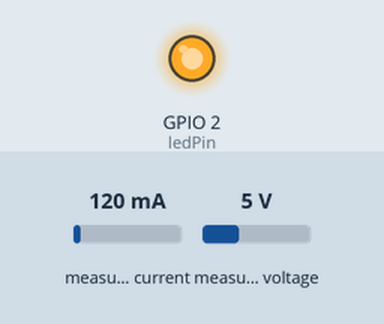
Bench run of a sketch on a simulated ESP32. Parts: output pins drawn as LEDs (lit = HIGH). The test bench sets the inputs (shaded band); at power-on: measured voltage 5 V, measured current 120 mA. WiFi joins after 1.5 s; servers stay silent unless stated; the local clock reads 2024-03-15 10:24:30 at power-on unless the sketch sets it; what the sketch prints to the serial monitor is not drawn.

Above: at 2.7 s.
2.8 s: measured voltage set to 2.6 V
4.3 s: measured voltage set to 2.3 V
At 4.9 s:
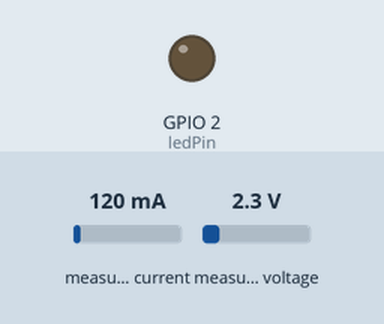
6.5 s: measured voltage set to 3.8 V
At 7.0 s:
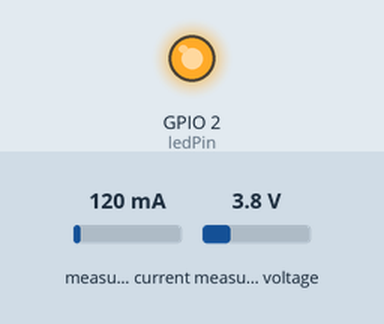
8.0 s: measured voltage set to 0.3 V
At 9.3 s:
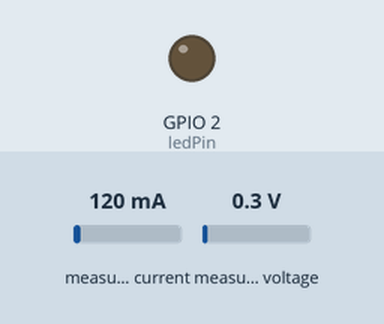
Timing chart, 0 to 10.5 s (numbered marks = the images above; inputs shaded):
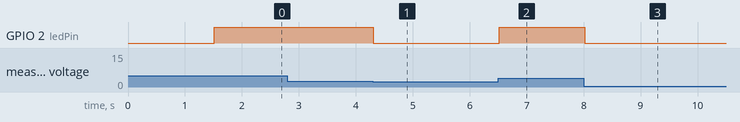

The sketch:

PiezoHarvesting.ino
```cpp
#include <Wire.h>
#include <Adafruit_INA219.h>
#include <WiFi.h>
#include <WebServer.h>
#include <ArduinoJson.h>
#include "time.h" // สำหรับ Timestamp

// ===========================================
// ** 1. การกำหนดค่า Wi-Fi และ Server **
// ===========================================
const char* ssid = "TR"; // <<< แก้ไข: ชื่อ Wi-Fi ของคุณ
const char* password = "0968580208"; // <<< แก้ไข: รหัสผ่าน Wi-Fi ของคุณ

// ===========================================
// ** 2. การกำหนดค่า NTP Time Server **
// ===========================================
const char* ntpServer = "pool.ntp.org";
const long gmtOffset_sec = 7 * 3600; 	 // GMT+7 (Bangkok/Thailand)
const int daylightOffset_sec = 0;

WebServer server(80);

// ===========================================
// ** 3. ตัวแปรสำหรับ INA219 และเกณฑ์ **
// ===========================================
#define I2C_SDA_PIN 21
#define I2C_SCL_PIN 22
const int ledPin = 2;

Adafruit_INA219 ina219;
const float targetVoltage_V = 2.5; // V ที่ใช้ในการกำหนดสถานะ ULTIMATE_READY

// ** NEW CONFIG: ค่าความจุของตัวเก็บประจุ (หน่วยเป็น Farad F) **
// ตัวอย่าง: 470 uF = 0.00047 F
const float CAPACITOR_C = 0.00047; // <<< สำคัญ: แก้ไขค่านี้ให้ตรงกับตัวเก็บประจุจริง

float busVoltage_V_last = 0.0;
float current_mA_last = 0.0;
float power_mW_last = 0.0;
String status_last = "INIT";

float totalEnergy_Joules = 0.0; // พลังงานสะสมสุทธิ (Total Energy, Pdt)
float potentialEnergy_Joules = 0.0; // พลังงานศักย์ในตัวเก็บประจุ (1/2 * C * V^2)
unsigned long lastMeasureTime = 0;

// ===========================================
// ** ฟังก์ชัน: จัดการเวลา **
// ===========================================

String getTimestamp() {
	struct tm timeinfo;
	if (!getLocalTime(&timeinfo)) {
		return "Time_Error";
	}
	char timeString[20];
	strftime(timeString, sizeof(timeString), "%Y-%m-%dT%H:%M:%S", &timeinfo);
	return String(timeString);
}

// ===========================================
// ** ฟังก์ชัน: Web Server (JSON API) **
// ===========================================

void handleRoot() {
	StaticJsonDocument<400> doc;

	doc["voltage_V"] = busVoltage_V_last;
	doc["current_mA"] = current_mA_last;
	doc["power_mW"] = power_mW_last;
	doc["status"] = status_last;
	doc["energy_Joules"] = totalEnergy_Joules; // พลังงานสะสม (Pdt)
	doc["potentialE_Joules"] = potentialEnergy_Joules; // พลังงานศักย์ (1/2CV^2)
    doc["target_V"] = targetVoltage_V;
	doc["timestamp"] = getTimestamp();

	String jsonResponse;
	serializeJson(doc, jsonResponse);

	server.sendHeader("Access-Control-Allow-Origin", "*");
	server.send(200, "application/json", jsonResponse);
}

// ===========================================
// ** SETUP **
// ===========================================
void setup() {
	Serial.begin(115200);

	pinMode(ledPin, OUTPUT);
	digitalWrite(ledPin, LOW);

	// --- 1. เริ่มต้น I2C และ INA219 ---
	Wire.begin(I2C_SDA_PIN, I2C_SCL_PIN);
	if (!ina219.begin()) {
		Serial.println("--- ERROR: Failed to find INA219 chip! ---");
		while (1);
	}
	ina219.setCalibration_32V_2A();

	// --- 2. เชื่อมต่อ Wi-Fi ---
	WiFi.begin(ssid, password);
	Serial.print("Connecting to WiFi");
	while (WiFi.status() != WL_CONNECTED) {
		delay(500);
		Serial.print(".");
	}
	Serial.println("\nWiFi connected.");
	Serial.print("ESP32 IP Address: ");
	Serial.println(WiFi.localIP());

	// --- 3. ตั้งค่าเวลา NTP ---
	configTime(gmtOffset_sec, daylightOffset_sec, ntpServer);
	Serial.print("Current time: ");
	Serial.println(getTimestamp());

	// --- 4. ตั้งค่า Web Server ---
	server.on("/", handleRoot);
	server.begin();
	lastMeasureTime = millis();

	Serial.println("==========================================");
	Serial.println("System Ready. Local API is running.");
}

// ===========================================
// ** LOOP **
// ===========================================
void loop() {
	server.handleClient();

	unsigned long currentTime = millis();

	// 1. อ่านค่าจาก INA219
	busVoltage_V_last = ina219.getBusVoltage_V();
	current_mA_last = ina219.getCurrent_mA();
	power_mW_last = ina219.getPower_mW();

	float deltaTime_sec = (currentTime - lastMeasureTime) / 1000.0;

	// 2. การคำนวณพลังงานสะสม (E = Integral P dt)
    float energy_delta = (power_mW_last * deltaTime_sec) / 1000.0;
	totalEnergy_Joules += energy_delta;

    if (totalEnergy_Joules < 0.0) {
        totalEnergy_Joules = 0.0;
    }

	// ** 3. การคำนวณพลังงานศักย์ในตัวเก็บประจุ (E = 1/2 * C * V^2) **
    potentialEnergy_Joules = 0.5 * CAPACITOR_C * busVoltage_V_last * busVoltage_V_last;

	lastMeasureTime = currentTime;

	// 4. ควบคุม LED และกำหนดสถานะ
	if (busVoltage_V_last >= targetVoltage_V) {
		digitalWrite(ledPin, HIGH);
		status_last = "ULTIMATE_READY";
	} else {
		digitalWrite(ledPin, LOW);

		if (current_mA_last > 0.5) {
			status_last = "CHARGING";
		} else if (current_mA_last < -0.5) {
			status_last = "DISCHARGING";
		} else {
			status_last = "IDLE";
		}
	}

	// 5. Serial Print สำหรับ Debug (แสดงค่าใหม่ด้วย)
	const unsigned long printInterval_ms = 500;
	static unsigned long lastPrintTime = 0;

	if (currentTime - lastPrintTime >= printInterval_ms) {
		Serial.print(getTimestamp()); Serial.print(" | V:");
		Serial.print(busVoltage_V_last, 4); Serial.print(" | mA:");
		Serial.print(current_mA_last, 4); Serial.print(" | P(mW):");
		Serial.print(power_mW_last, 4); Serial.print(" | E(Pdt):");
		Serial.print(totalEnergy_Joules, 6); Serial.print(" | E(1/2CV^2):");
        Serial.print(potentialEnergy_Joules, 6); Serial.print(" | STATUS:");
		Serial.println(status_last);
		lastPrintTime = currentTime;
	}

	delay(10);
}
```

Measured:
- the behaviour switches between 2.5 and 2.4 V on measured voltage (found by bisection; images 0 and 1)
- after the input at 2.8 s, every drawn part: stays the same
- after the input at 4.3 s, GPIO 2 (ledPin): HIGH → LOW at once
- after the input at 6.5 s, GPIO 2 (ledPin): LOW → HIGH at once
- after the input at 8.0 s, GPIO 2 (ledPin): HIGH → LOW at once
